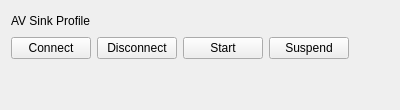
          <widget class="QWidget" name="tabAVSink">
           <attribute name="title">
            <string>AV Sink</string>
           </attribute>
           <layout class="QGridLayout" name="gridLayout_30">
            <item row="1" column="0">
             <widget class="QPushButton" name="btnAVSinkConnect">
              <property name="text">
               <string>Connect</string>
              </property>
             </widget>
            </item>
            <item row="1" column="1">
             <widget class="QPushButton" name="btnAvSinkDisconnect">
              <property name="text">
               <string>Disconnect</string>
              </property>
             </widget>
            </item>
            <item row="1" column="2">
             <widget class="QPushButton" name="btnAvSinkStart">
              <property name="text">
               <string>Start</string>
              </property>
             </widget>
            </item>
            <item row="1" column="3">
             <widget class="QPushButton" name="btnAvSinkSuspend">
              <property name="text">
               <string>Suspend</string>
              </property>
             </widget>
            </item>
            <item row="2" column="0">
             <spacer name="verticalSpacer_22">
              <property name="orientation">
               <enum>Qt::Vertical</enum>
              </property>
              <property name="sizeHint" stdset="0">
               <size>
                <width>20</width>
                <height>40</height>
               </size>
              </property>
             </spacer>
            </item>
            <item row="1" column="4">
             <spacer name="horizontalSpacer_34">
              <property name="orientation">
               <enum>Qt::Horizontal</enum>
              </property>
              <property name="sizeHint" stdset="0">
               <size>
                <width>40</width>
                <height>20</height>
               </size>
              </property>
             </spacer>
            </item>
            <item row="0" column="0" colspan="4">
             <layout class="QHBoxLayout" name="horizontalLayout_35">
              <item>
               <widget class="QLabel" name="label_29">
                <property name="text">
                 <string>AV Sink Profile</string>
                </property>
               </widget>
              </item>
              <item>
               <spacer name="horizontalSpacer_33">
                <property name="orientation">
                 <enum>Qt::Horizontal</enum>
                </property>
                <property name="sizeHint" stdset="0">
                 <size>
                  <width>40</width>
                  <height>20</height>
                 </size>
                </property>
               </spacer>
              </item>
             </layout>
            </item>
           </layout>
          </widget>
